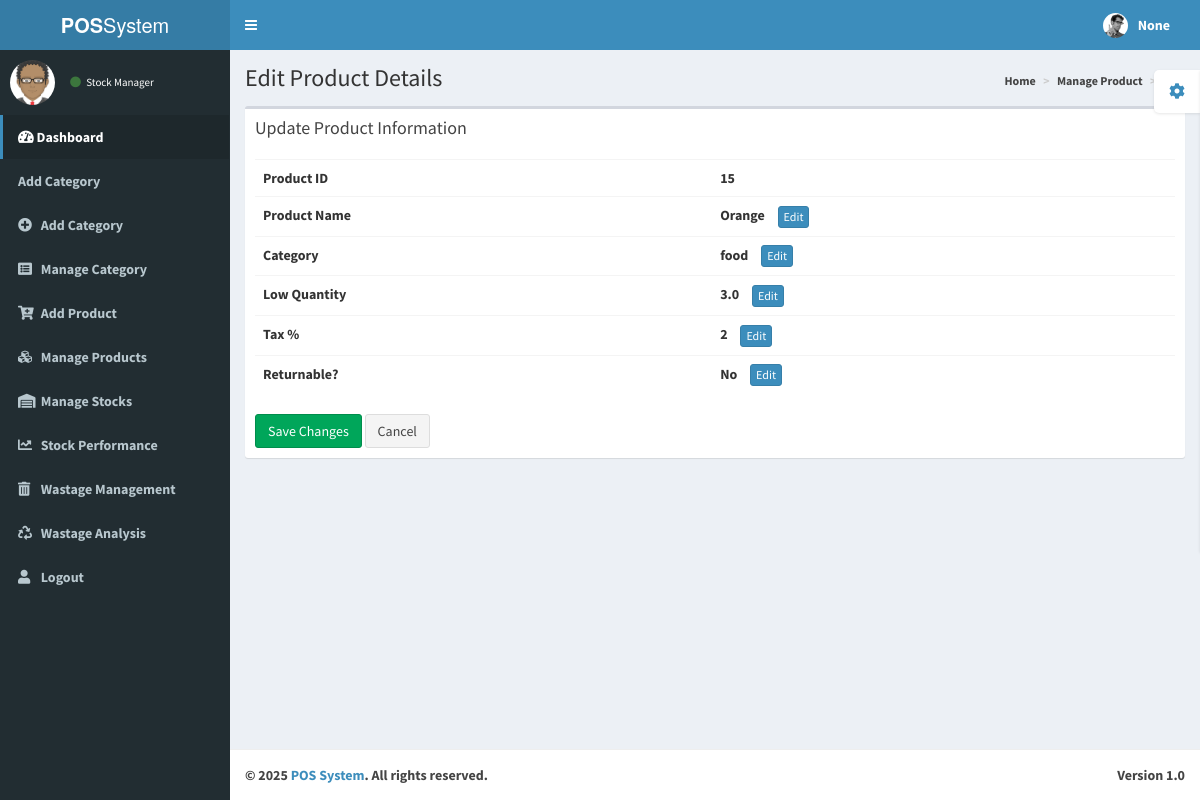
The app's page /update_product/15/ with its own data.
### stockmanager/models.py (models this page shows, shortened)
class Product(models.Model):
    product_name = models.CharField(max_length=100)
    category = models.ForeignKey(category, on_delete=models.SET_NULL, null=True, blank=True)
    buying_price = models.DecimalField(max_digits=10, decimal_places=2, default=0)
    selling_price = models.DecimalField(max_digits=10, decimal_places=2, default=0)
    quantity = models.DecimalField(max_digits=8, decimal_places=3, default=0)
    low_quantity = models.FloatField()
    date = models.DateField(null=True, blank=True)
    tax=models.IntegerField(default=0)
    Return=models.CharField(max_length=10,default='no')

class category(models.Model):
    category=models.CharField(max_length=60)

### stockmanager/views.py (the view, shortened to what this page needs)
# urls.py: path('update_product/<int:product_id>/', s_views.update_product, name='update_product'),
def update_product(request, product_id):
    username = request.session.get('username')
    product = get_object_or_404(Product, pk=product_id)
    categories = category.objects.all()
    return render(request, 'edit_product.html', {
        'product': product,
        'categories': categories,
        'username': username,
    })

### templates/edit_product.html (shortened to what this page needs)
<!DOCTYPE html>
<html>
<head>
  {% load static %}
  <link href="{% static 'adminp/bootstrap/css/bootstrap.min.css' %}" rel="stylesheet" type="text/css" />
  <link href="https://maxcdn.bootstrapcdn.com/font-awesome/4.3.0/css/font-awesome.min.css" rel="stylesheet" type="text/css" />
  <link href="http://code.ionicframework.com/ionicons/2.0.0/css/ionicons.min.css" rel="stylesheet" type="text/css" />
  <link href="{% static 'adminp/dist/css/AdminLTE.min.css' %}" rel="stylesheet" type="text/css" />
  <link href="{% static 'adminp/dist/css/skins/_all-skins.min.css' %}" rel="stylesheet" type="text/css" />
  <link rel="stylesheet" href="https://cdnjs.cloudflare.com/ajax/libs/font-awesome/5.15.4/css/all.min.css">
    <link rel="stylesheet" href="https://code.ionicframework.com/ionicons/2.0.1/css/ionicons.min.css">
</head>
<body class="skin-blue">
  <div class="wrapper">
    <header class="main-header">
      <a href="#" class="logo"><b>POS</b>System</a>
      <nav class="navbar navbar-static-top" role="navigation">
        <a href="#" class="sidebar-toggle" data-toggle="offcanvas" role="button">
        </a>
        <div class="navbar-custom-menu">
          <ul class="nav navbar-nav">
            <li class="dropdown user user-menu">
              <a href="#" class="dropdown-toggle" data-toggle="dropdown">
                <img src="{% static 'adminp/dist/img/user2-160x160.jpg' %}" class="user-image" alt="User Image"/>
                <span class="hidden-xs"><b>{{username}}</span>
              </a>
            </li>
          </ul>
        </div>
      </nav>
    </header>
    <div class="content-wrapper">
      <section class="content-header">
        <h1>Edit Product Details</h1>
        <ol class="breadcrumb">
          <li><a href="#"><i class="fa fa-dashboard"></i> Home</a></li>
          <li><a href="#">Manage Product</a></li>
          <li><a href="#">Edit</a></li>
        </ol>
      </section>
      <aside class="main-sidebar">
        <section class="sidebar">
          <div class="user-panel">
            <div class="pull-left image">
              {% load static%}
              <img src="{% static 'adminp/dist/img/avatar.png' %}" class="img-circle" alt="User Image" />
            </div>
            <div class="pull-left info">
              <a href="#"><i class="fa fa-circle text-success"></i> Stock Manager</a>
            </div>
          </div>
          <ul class="sidebar-menu">
            <li class="active treeview">
              <a href="#">
                <i class="fas fa-tachometer-alt"></i> <span>Dashboard</span>
              </a>
            </li>
            <li class="treeview">
              <a href="{%  url 'addcategory' %}">
                <span>Add Category</span>
              </a>
            </li>
            <li>
              <li class="treeview">
                <a href="{% url 'addcategory' %}">
                  <i class="fa fa-plus-circle"></i>
                  <span>Add Category</span>
                </a>
              </li>
              <li>
                <a href="{% url 'mcategory' %}">
                  <i class="fa fa-list-alt"></i>
                  <span>Manage Category</span>
                </a>
              </li>
              <li>
                <a href="{% url 'add_product' %}">
                  <i class="fa fa-cart-plus"></i>
                  <span>Add Product</span>
                </a>
              </li>
              <li>
                <a href="{% url 'manage_product' %}">
                  <i class="fa fa-cubes"></i>
                  <span>Manage Products</span>
                </a>
              </li>
              <li>
                <a href="{% url 'manage_stock' %}">
                  <i class="fa fa-warehouse"></i>
                  <span>Manage Stocks</span>
                </a>
              </li>
              <li>
                <a href="{% url 'stock_performance' %}">
                  <i class="fa fa-chart-line"></i>
                  <span>Stock Performance</span>
                </a>
              </li>
              <li>
                <a href="{% url 'wastage_management' %}">
                  <i class="fa fa-trash-alt"></i>
                  <span>Wastage Management</span>
                </a>
              </li>
              <li>
                <a href="{% url 'wastage_report' %}">
                  <i class="fa fa-recycle"></i>
                  <span>Wastage Analysis</span>
                </a>
              </li>
              <li>
                <a href="{% url 'logout' %}">
                  <i class="fa fa-user"></i>
                  <span>Logout</span>
                </a>
              </li>
          </ul>
        </section>
      </aside>
      <section class="content">
        <div class="row">
          <div class="col-xs-12">
            <div class="box">
              <div class="box-header">
                <h3 class="box-title">Update Product Information</h3>
              </div>
              <div class="box-body">
                <form method="POST" action="{% url 'update_product' product.id %}">
                  <table class="table table-hover">
                    <tr>
                      <th>Product ID</th>
                      <td>{{ product.id }}</td>
                    </tr>
                    <tr>
                      <th>Product Name</th>
                      <td class="editable-field">
                        <span id="product-name">{{ product.product_name }}</span>
                        <button type="button" class="btn btn-primary btn-xs edit-btn" id="edit-product-name">Edit</button>
                      </td>
                    </tr>
                    <tr>
                      <th>Category</th>
                      <td class="editable-field">
                        <span id="category-name">{{ product.category.category }}</span>
                        <button type="button" class="btn btn-primary btn-xs edit-btn" id="edit-category">Edit</button>
                      </td>
                    </tr>
                    <tr>
                      <th>Low Quantity</th>
                      <td class="editable-field">
                        <span id="low-quantity-value">{{ product.low_quantity }}</span>
                        <button type="button" class="btn btn-primary btn-xs edit-btn" id="edit-low-quantity">Edit</button>
                      </td>
                    </tr>
                    <tr>
                      <th>Tax %</th>
                      <td class="editable-field">
                        <span id="tax-value">{{ product.tax }}</span>
                        <button type="button" class="btn btn-primary btn-xs edit-btn" id="edit-tax">Edit</button>
                      </td>
                    </tr>
                    <tr>
                      <th>Returnable?</th>
                      <td class="editable-field">
                        <span id="return-value">{{ product.Return|title }}</span>
                        <button type="button" class="btn btn-primary btn-xs edit-btn" id="edit-return">Edit</button>
                      </td>
                    </tr>
                  </table>
                  <button type="submit" class="btn btn-success">Save Changes</button>
                  <a href="{% url 'manage_product' %}" class="btn btn-default">Cancel</a>
                </form>
              </div>
            </div>
          </div>
        </div>
      </section>
    </div>
    <footer class="main-footer">
      <div class="pull-right hidden-xs">
        <b>Version</b> 1.0
      </div>
      <strong>&copy; 2025<a href="http://almsaeedstudio.com">  <span> POS System</span></span></a>.</strong> All rights reserved.
    </footer>
  </div>
</body>
</html>

### templates/edit_product.html (style rules this page uses)
.editable-field { margin-bottom: 10px; }
.edit-btn { margin-left: 10px; }

### records on screen
Product: id "15", product_name "Orange", category.category "food", low_quantity "3.0", tax "2", Return "No"

### other values on screen
{{ username }} "None"
